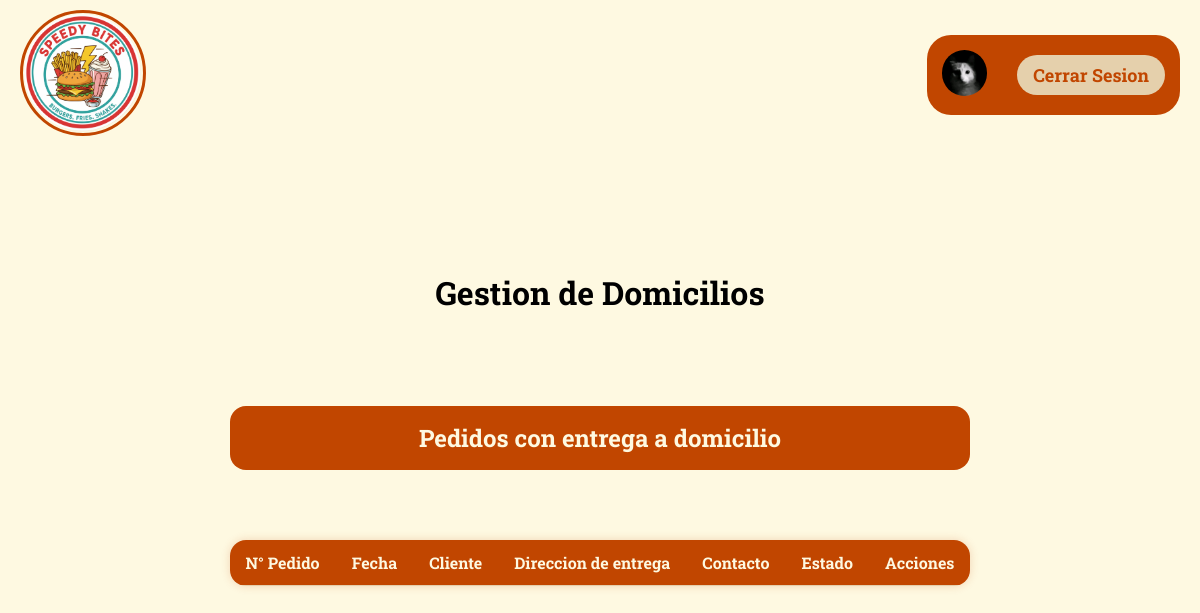
The app's page /Vista/html/domicilios.php (signed in), older data.
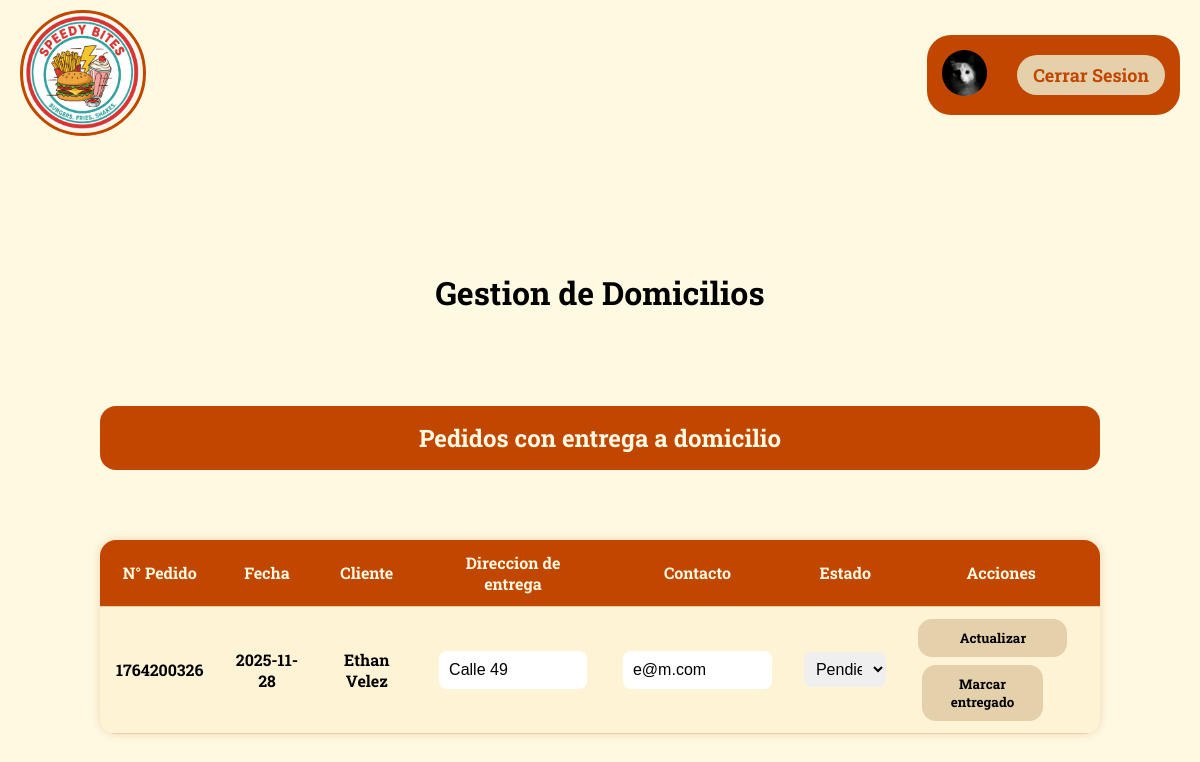
The same page, newer data.
### tables this page shows
CREATE TABLE `domicilios` (
  `ID_Domicilio` int(11) NOT NULL,
  `ID_Pedido` int(11) NOT NULL,
  `DireccionEntrega` varchar(255) NOT NULL,
  `ContactoEntrega` varchar(255) NOT NULL,
  `EstadoEntrega` varchar(50) NOT NULL DEFAULT 'Pendiente',
  `FechaCreacion` timestamp NOT NULL DEFAULT current_timestamp()
);

CREATE TABLE `pedidos` (
  `ID_P` int(5) NOT NULL,
  `NumeroPedido` int(11) DEFAULT NULL,
  `FechaPedido` date DEFAULT NULL,
  `CantidadPlatos` int(11) NOT NULL,
  `Estado` varchar(80) NOT NULL,
  `ID_Plato` int(11) DEFAULT NULL,
  `ID_User` int(11) DEFAULT NULL,
  `ID_Mesa` int(11) DEFAULT NULL
);

CREATE TABLE `usuarios` (
  `ID_User` int(5) NOT NULL,
  `Nombre` varchar(100) DEFAULT NULL,
  `Apellido` varchar(100) DEFAULT NULL,
  `Email` varchar(100) DEFAULT NULL,
  `Passwrd` varchar(255) DEFAULT NULL,
  `Rolusu` varchar(100) DEFAULT NULL,
  `Telefono` varchar(15) DEFAULT NULL,
  `ImagenPerfil` blob DEFAULT NULL
);

### Configuracion/conexion.php (called while the page is built, shortened)
<?php
class DB{
    private static $host = "localhost";
    private static $dbname = "resad";
    private static $username = "Adless";
    private static $password = "115";
    private static $charset = "utf8mb4";
    private static $pdo = null;
    public static function connect(){
        if(self::$pdo === null){
            try{
                $dn = "mysql:host=". self::$host.";dbname=". self::$dbname.";charset=".self::$charset;
                self::$pdo = new PDO($dn,self::$username,self::$password);
                self::$pdo->setAttribute(PDO::ATTR_ERRMODE, PDO::ERRMODE_EXCEPTION);
            }
            catch(PDOException $e){
                die("Error de conexion".$e -> getMessage());
            }
        }
        return self::$pdo;
    }
}
?>

### Modelo/ModeloDomicilios.php (called while the page is built, shortened)
<?php
require_once ROOT_PATH . 'Configuracion/conexion.php';
class Domicilios {
    public $db;
    public function __construct() {
        $this->db = DB::connect();
    }
    public function obtenerDomicilios() {
        $sql = "SELECT
                    d.*,
                    p.NumeroPedido,
                    p.FechaPedido,
                    u.Nombre,
                    u.Apellido
                FROM domicilios d
                LEFT JOIN pedidos p ON d.ID_Pedido = p.ID_P
                LEFT JOIN usuarios u ON p.ID_User = u.ID_User
                ORDER BY d.ID_Domicilio DESC";
        $stmt = $this->db->query($sql);
        return $stmt->fetchAll(PDO::FETCH_ASSOC);
    }
}

### Vista/html/domicilios.php (the view, shortened to what the changed rows need)
<?php
require_once '../../Modelo/ModeloDomicilios.php';
$usuario = $_SESSION['usuario_logueado'];
$esAdmin = ($usuario['Rolusu'] ?? '') === 'Administrador';
$modelDomicilios = new Domicilios();
$domicilios = [];
if ($esAdmin) {
    $domicilios = $modelDomicilios->obtenerDomicilios() ?? [];
}
?>
<!DOCTYPE html>
<html lang="es">
<head>
    <link href="../css/perfil.css" rel="stylesheet">
</head>
<body>
    <div class="Contenedor">
        <?php if ($esAdmin): ?>
            <div class="GesAdmin">
                <h1>Gestion de Domicilios</h1>
                <h2 class="Crear">Pedidos con entrega a domicilio</h2>
                <table>
                    <tr>
                        <th>N° Pedido</th>
                        <th>Fecha</th>
                        <th>Cliente</th>
                        <th>Direccion de entrega</th>
                        <th>Contacto</th>
                        <th>Estado</th>
                        <th>Acciones</th>
                    </tr>
                    <?php foreach ($domicilios as $d): ?>
                    <tr>
                        <td><?= htmlspecialchars($d['NumeroPedido'] ?? $d['ID_Pedido'] ?? 'N/A') ?></td>
                        <td><?= htmlspecialchars($d['FechaPedido'] ?? '') ?></td>
                        <td><?= htmlspecialchars(trim(($d['Nombre'] ?? '') . ' ' . ($d['Apellido'] ?? ''))) ?></td>
                        <td>
                            <form method="POST" action="../../Controlador/domicilioController.php?action=actualizar">
                                <input type="text" name="DireccionEntrega" value="<?= htmlspecialchars($d['DireccionEntrega'] ?? '') ?>" required>
                        </td>
                        <td>
                                <input type="text" name="ContactoEntrega" value="<?= htmlspecialchars($d['ContactoEntrega'] ?? '') ?>" required>
                        </td>
                        <td>
                                <select name="EstadoEntrega">
                                    <?php
                                        $estados = ['Pendiente', 'En camino', 'Entregado'];
                                        foreach ($estados as $estado):
                                    ?>
                                        <option value="<?= $estado ?>" <?= (($d['EstadoEntrega'] ?? 'Pendiente') === $estado) ? 'selected' : '' ?>>
                                            <?= $estado ?>
                                        </option>
                                    <?php endforeach; ?>
                                </select>
                        </td>
                        <td style="display: flex; gap: 8px; flex-wrap: wrap;">
                                <button id="btn" type="submit">Actualizar</button>
                            <form method="POST" action="../../Controlador/domicilioController.php?action=entregado">
                                <button id="btn" type="submit">Marcar entregado</button>
                            </form>
                        </td>
                    </tr>
                    <?php endforeach; ?>
                </table>
            </div>
        <?php endif; ?>
    </div>
</body>
</html>

Row changes from the older to the newer data that the page shows:
added domicilios: ID_Pedido.NumeroPedido "1764200326", ID_Pedido.FechaPedido "2025-11-28", usuarios.Nombre+Apellido "Ethan Velez", DireccionEntrega "Calle 49", ContactoEntrega "e@m.com", EstadoEntrega "Pendiente"
